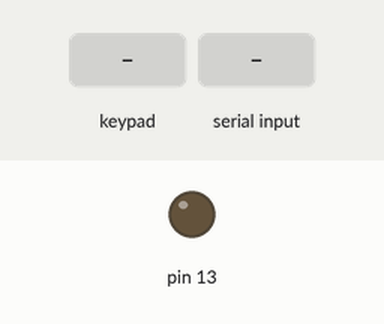
Recording of a sketch running on a simulated Arduino Uno, built with avr-gcc and run on an emulated ATmega328P. Shown: output pins drawn as LEDs (lit = HIGH). The test bench sets the inputs (shaded band). What the sketch prints to the serial monitor is not drawn.

Above: at 1.2 s.
1.3 s: key 'N' pressed
2.8 s: keypad keys 3 5 6 7 4 2 pressed 0.4 s apart
6.7 s: "1" received over Serial
8.2 s: "1" received over Serial
At 8.5 s:
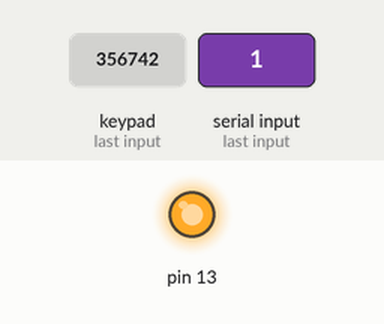
9.7 s: key '/' pressed
11.2 s: keypad keys 3 5 6 7 4 2 * pressed 0.4 s apart
Timing chart, 0 to 14.2 s (numbered marks = the images above; inputs shaded):
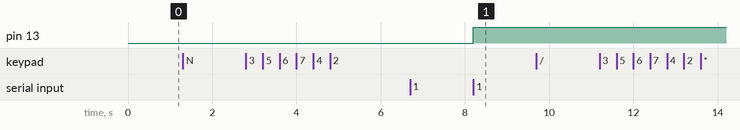

The sketch:

Arduino-code.ino
```cpp
#include <Keypad.h>

int layout = 0;

const byte ROWS = 6;
const byte COLS = 5;

char hexaKeys[ROWS][COLS] = {
  {'N','/','*','|','|'},  //{'N','/','*','|','|'},
  {'1','2','3','E','|'},  //{'1','2','3','E','|'},
  {'4','5','6','|','B'},  //{'4','5','6','|','B'},
  {'7','8','9','+','|'},  //{'7','8','9','+','|'},
  {'|','0','.','|','|'},  //{'|','0','.','|','|'},
  {'|','|','-','|','|'}   //{'|','|','-','|','|'}
};
byte rowPins[ROWS] = {3, 5, 6, 7, 4, 2};
byte colPins[COLS] = {9, 10, 11, 12, 8};

Keypad customKeypad = Keypad( makeKeymap(hexaKeys), rowPins, colPins, ROWS, COLS);

void setup(){
  pinMode(13,OUTPUT);
  digitalWrite(13, LOW);
  Serial.begin(9600);
}

void loop(){
  char customKey = customKeypad.getKey();

  if (customKey){
    Serial.print(customKey);
  }

  if (Serial.available() > 0) {
    if(Serial.read() == 49){
      Serial.print("K");
      if(layout == 0) {
        digitalWrite(13, LOW);
        layout = 1;
      } else {
        digitalWrite(13, HIGH);
        layout = 0;
      }
    }
  }
}
```

Measured:
- after the input at 1.3 s, every drawn part: stays the same
- after the input at 2.8 s, every drawn part: stays the same
- after the input at 6.7 s, every drawn part: stays the same
- after the input at 8.2 s, pin 13: LOW → HIGH at once
- after the input at 9.7 s, every drawn part: stays the same
- after the input at 11.2 s, every drawn part: stays the same
